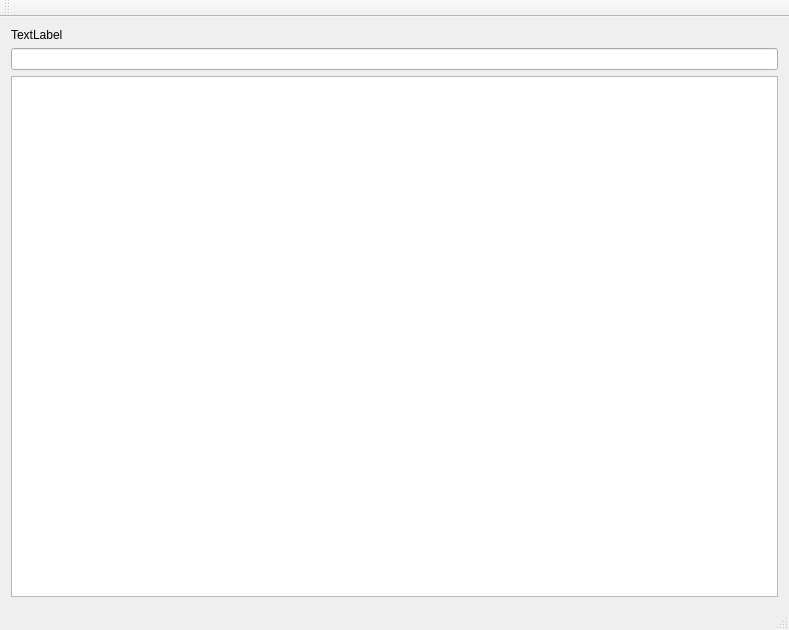
<?xml version="1.0" encoding="UTF-8"?>
<ui version="4.0">
 <class>MainWindowClass</class>
 <widget class="QMainWindow" name="MainWindowClass">
  <property name="geometry">
   <rect>
    <x>0</x>
    <y>0</y>
    <width>789</width>
    <height>630</height>
   </rect>
  </property>
  <property name="windowTitle">
   <string>MainWindow</string>
  </property>
  <widget class="QWidget" name="centralWidget">
   <layout class="QGridLayout" name="gridLayout">
    <item row="0" column="0">
     <layout class="QVBoxLayout" name="verticalLayout">
      <item>
       <widget class="QLabel" name="label">
        <property name="text">
         <string>TextLabel</string>
        </property>
       </widget>
      </item>
      <item>
       <widget class="QLineEdit" name="searchEdit"/>
      </item>
      <item>
       <widget class="QTableWidget" name="fileTableW"/>
      </item>
     </layout>
    </item>
   </layout>
  </widget>
  <widget class="QMenuBar" name="menuBar">
   <property name="geometry">
    <rect>
     <x>0</x>
     <y>0</y>
     <width>789</width>
     <height>22</height>
    </rect>
   </property>
  </widget>
  <widget class="QToolBar" name="mainToolBar">
   <attribute name="toolBarArea">
    <enum>TopToolBarArea</enum>
   </attribute>
   <attribute name="toolBarBreak">
    <bool>false</bool>
   </attribute>
  </widget>
  <widget class="QStatusBar" name="statusBar"/>
 </widget>
 <layoutdefault spacing="6" margin="11"/>
 <resources>
  <include location="MainWindow.qrc"/>
 </resources>
 <connections/>
</ui>
